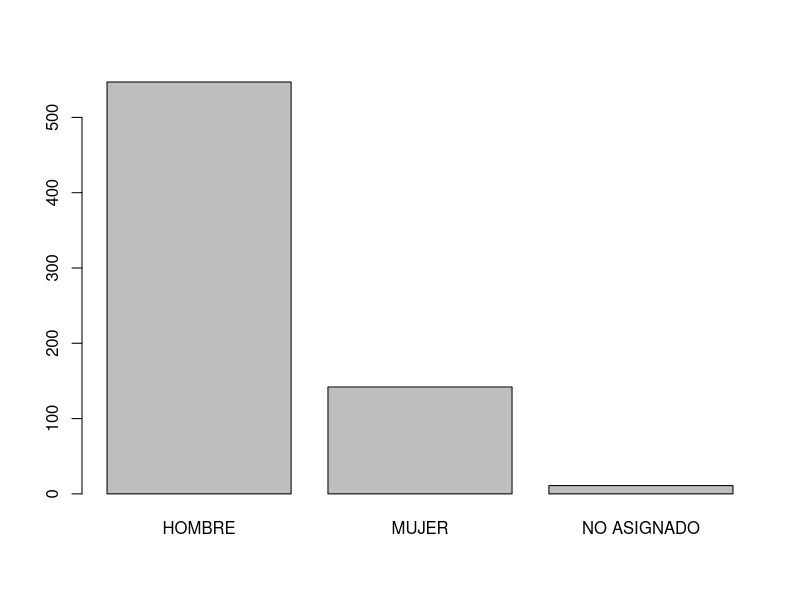
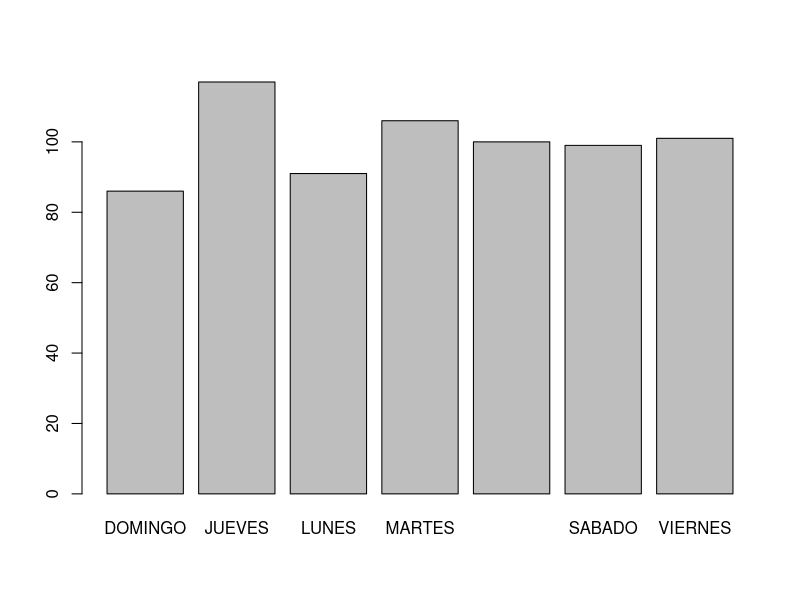
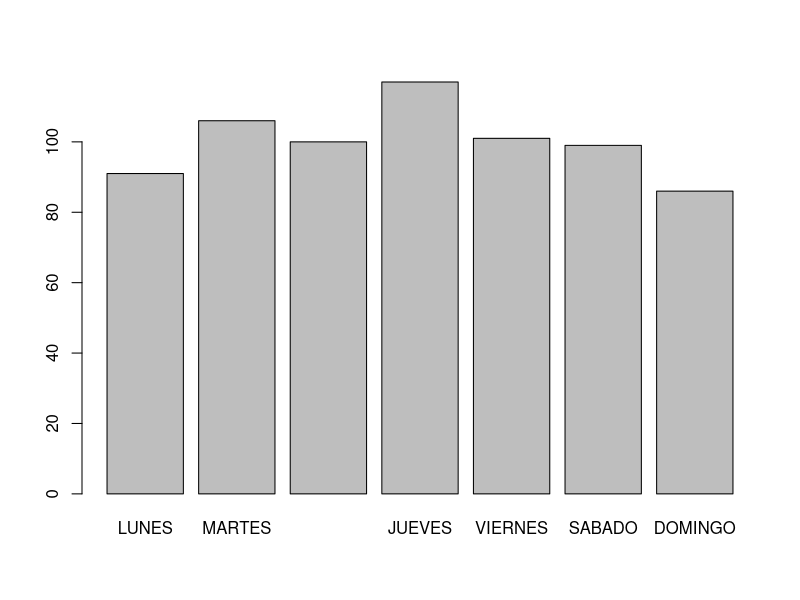

Reproduce these figures in R, in order.
library(readxl)
AccidentesBicicletas_2018 <- read_excel("AccidentesBicicletas_2018.xlsx")
View(AccidentesBicicletas_2018)

colnames(AccidentesBicicletas_2018)
str(AccidentesBicicletas_2018)


accidente <- AccidentesBicicletas_2018
accidente

accidente$"CPFA Lluvia" <- NULL
accidente$"CPFA Granizo" <- NULL
accidente$"CPFA Lluvia" <- NULL
accidente$"CPFA Hielo" <- NULL
accidente$"CPFA Niebla" <- NULL
accidente$"CPFA Nieve" <- NULL
accidente$"CPFA Mojada" <- NULL
accidente$"CPFA Aceite" <- NULL
accidente$"CPFA Barro" <- NULL
accidente$"CPSV Mojada" <- NULL
accidente$"CPSV Aceite" <- NULL
accidente$"CPSV Barro" <- NULL
accidente$"CPSV Grava Suelta" <- NULL
accidente$"CPSV Hielo" <- NULL
accidente$"Nº" <- NULL
accidente$"CPSV Seca Y Limpia" <- NULL
accidente$`CPFA Seco` <- NULL

colnames(accidente)

names(accidente) <- c("Fecha", "Rango Horario", "Dia Semana", "Distrito", "Lugar Accidente", "Numero Parte","Numero Victimas",
                      "Tipo Accidente","Tipo Vehiculo","Tipo Persona","Sexo","lesividad","Tramo Edad"  )
accidente$"lesividad" <- NULL
colnames(accidente)

fsexo = as.factor(accidente$Sexo)
fsexo
levels(fsexo)
summary(fsexo)
plot(fsexo)

fhoras = as.factor(accidente$`Rango Horario`)
fhoras
levels(fhoras)
summary(fhoras)

fecha <- accidente$Fecha
fecha
format(fecha, format = "%d/%m/%y")


# Realizamos la impresion de la grafica y nos damos cuenta de que estan desorganizados los dias de la semana

fdia = as.factor(accidente$`Dia Semana`)
fdia
levels(fdia)
summary(fdia)
plot(fdia)

# Para poder organizar los datos necesitamos cambiar a factor la variable: 

fechas2 <- as.factor(accidente$`Dia Semana`)

# ver como está ordenada
levels(fechas2)

# confirmar que tiene 7 niveles
nlevels(fechas2)
summary(fechas2)

# ordenar correctamente
fechas2 = factor(accidente$`Dia Semana`, levels = c("LUNES", "MARTES", "MIERCOLES", "JUEVES", "VIERNES", "SABADO", "DOMINGO"))

# confirmar que está ordenada
levels(fechas2)
summary(fechas2)
plot(fechas2)